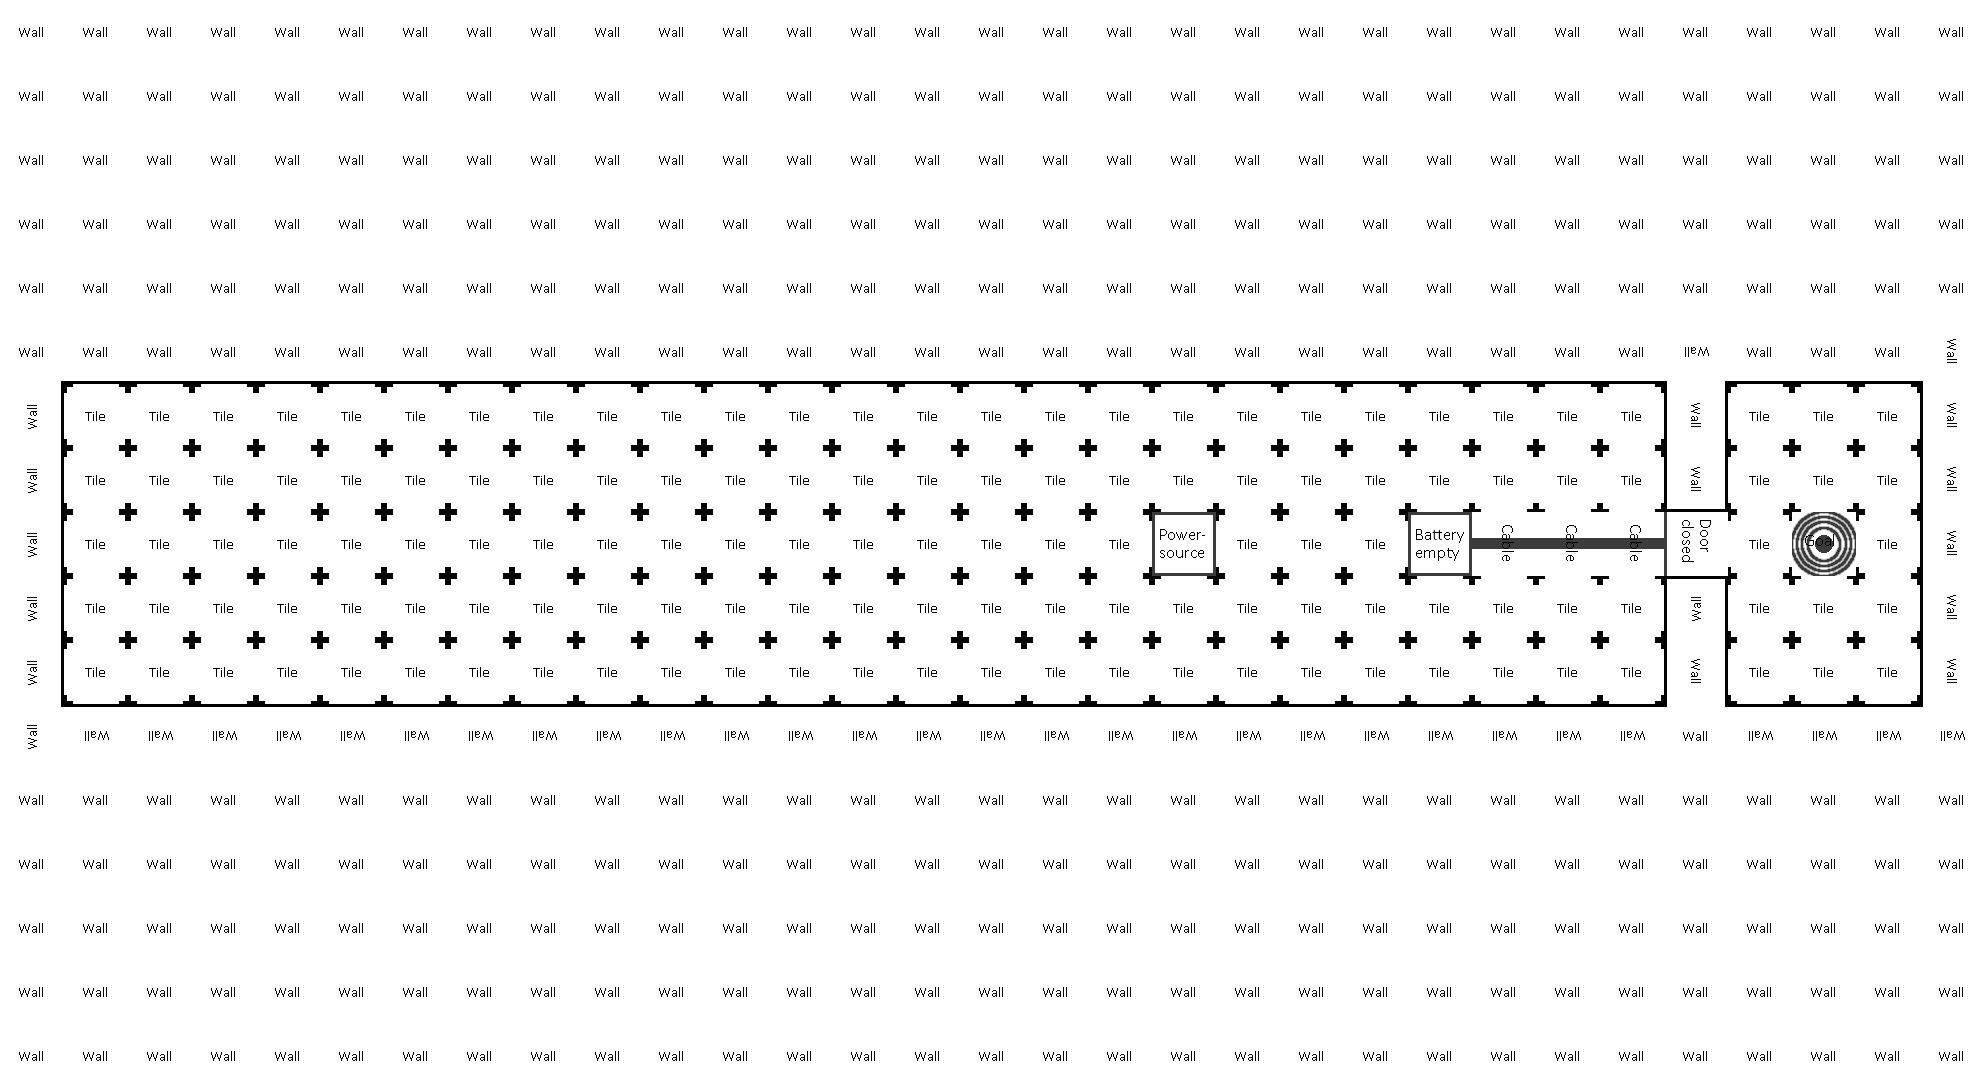

Tiled map render using the project's own tile images. Description and the map definition, with tile-layer contents summarised, below:
An orthogonal 31x17 tile map with 64x64 px tiles, 8 tile layers (floor, walls, goals, sources, ...) and 5 objects.

<map version="1.4" tiledversion="1.4.3" orientation="orthogonal" renderorder="right-down" width="31" height="17" tilewidth="64" tileheight="64" infinite="0" nextlayerid="25" nextobjectid="22">
 <tileset firstgid="1" source="tileset.tsx" />
 <layer id="1" name="floor" width="31" height="17">
  <data>[527 cells, 527 non-empty, 1 distinct tile ids]</data>
 </layer>
 <layer id="2" name="walls" width="31" height="17">
  <data>[527 cells, 386 non-empty, 6 distinct tile ids]</data>
 </layer>
 <layer id="19" name="goals" width="31" height="17">
  <data>[527 cells, 1 non-empty, 1 distinct tile ids]</data>
 </layer>
 <layer id="23" name="sources" width="31" height="17">
  <data>[527 cells, 1 non-empty, 1 distinct tile ids]</data>
 </layer>
 <group id="6" name="0">
  <layer id="8" name="cables" width="31" height="17">
   <data>[527 cells, 5 non-empty, 2 distinct tile ids]</data>
  </layer>
  <layer id="9" name="doors" width="31" height="17">
   <data>[527 cells, 1 non-empty, 1 distinct tile ids]</data>
  </layer>
  <layer id="10" name="buttons" width="31" height="17">
   <data>[527 cells, 0 non-empty, 0 distinct tile ids]</data>
  </layer>
  <layer id="17" name="batteries" width="31" height="17">
   <data>[527 cells, 1 non-empty, 1 distinct tile ids]</data>
  </layer>
 </group>
 <objectgroup id="24" name="entity-data">
  <object id="14" x="259.719" y="82.4631" width="1469.9" height="173.309">
   <properties>
    <property name="text" value="One last thing... electricity!" />
   </properties>
   <text fontfamily="Sans Serif" pixelsize="94" wrap="1" halign="center" valign="center">One last thing... electricity!</text>
  </object>
  <object id="15" x="217.232" y="778.796" width="1560.04" height="185.308">
   <properties>
    <property name="text" value="Try to charge the battery" />
   </properties>
   <text fontfamily="Sans Serif" pixelsize="94" wrap="1" halign="center" valign="center">Try to charge the battery</text>
  </object>
  <object id="19" x="418" y="544">
   <properties>
    <property name="snakeType" value="DOUBLE" />
   </properties>
   <polyline points="0,0 -62,0 -128,0 -196,6 -264,4" />
  </object>
  <object id="20" x="1440" y="532">
   <properties>
    <property name="maxCharge" type="int" value="10" />
   </properties>
   <point />
  </object>
  <object id="21" x="1826" y="538">
   <properties>
    <property name="goalType" value="DOUBLE" />
   </properties>
   <point />
  </object>
 </objectgroup>
</map>
